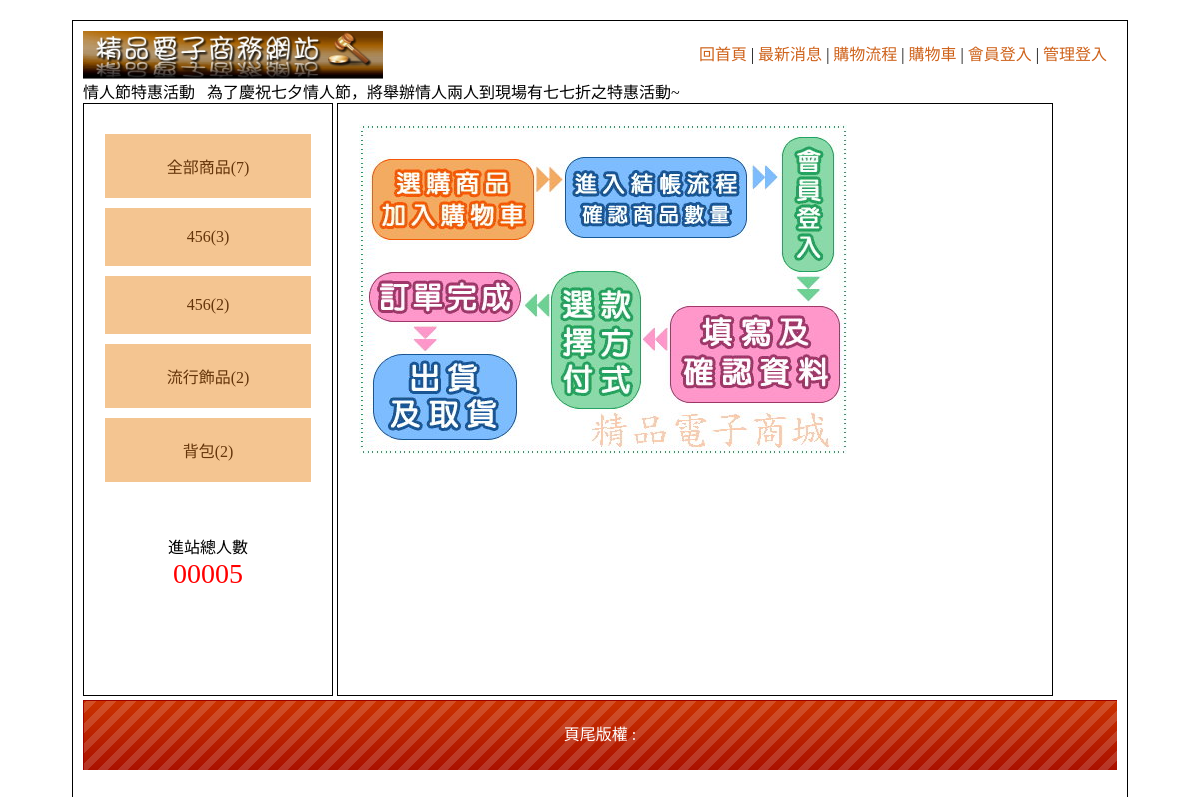
/?do=look, run on an earlier commit of the app's database.
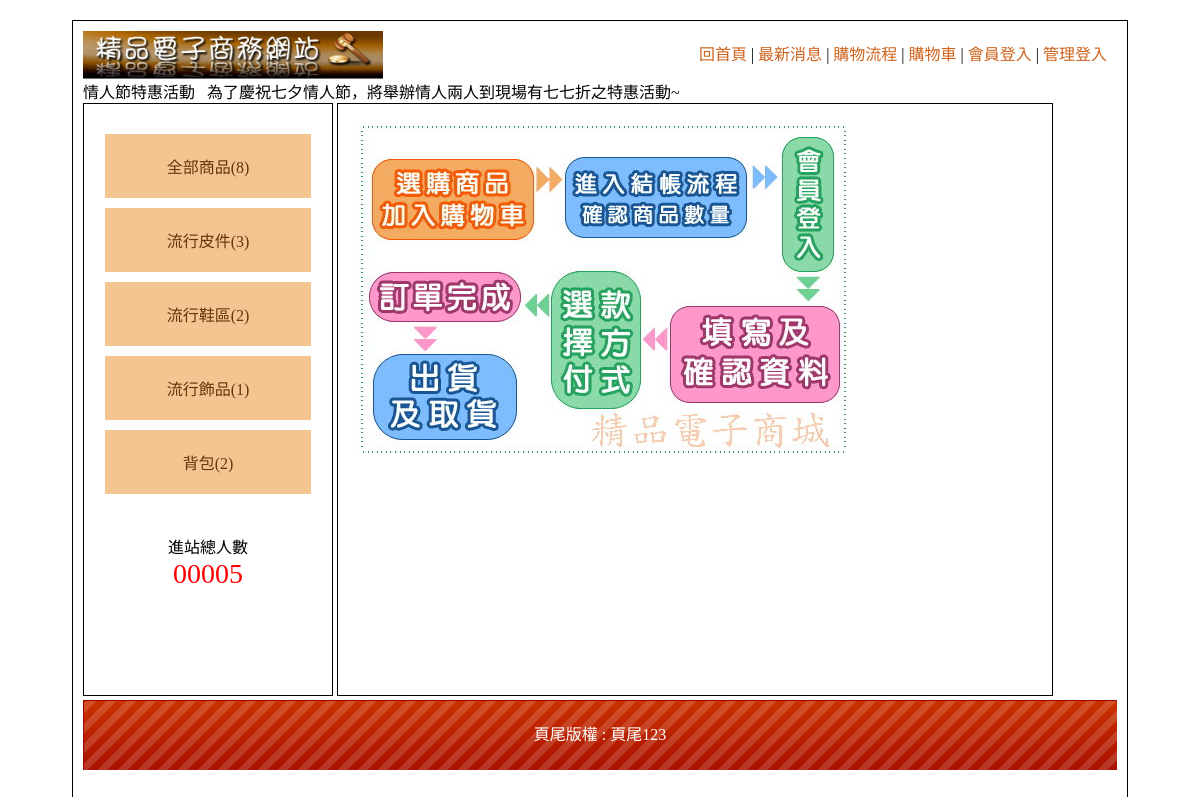
And on a later commit of the database.
### tables this page shows
CREATE TABLE `cat` (
  `id` int(11) NOT NULL,
  `name` text NOT NULL,
  `parent` int(11) NOT NULL
);

CREATE TABLE `foot` (
  `foot` text NOT NULL
);

### sql.php (called while the page is built, shortened)
<?php
    $pdo = new PDO("mysql:host=localhost;dbname=dbxx4;charset=utf8", "root", "");
    function All($sql)
    {
        global $pdo;
        return $pdo->query($sql)->fetchAll();
    }
    $foot = All("select * from foot")[0][0];
?>

### index.php (the view, shortened to what this page needs)
<!DOCTYPE html PUBLIC "-//W3C//DTD XHTML 1.0 Transitional//EN" "http://www.w3.org/TR/xhtml1/DTD/xhtml1-transitional.dtd">
<html xmlns="http://www.w3.org/1999/xhtml"><head><meta http-equiv="Content-Type" content="text/html; charset=UTF-8">
<?php
        include("sql.php");
?>
<link href="./home_files/css.css" rel="stylesheet" type="text/css">
</head>
<body>
	<div id="main">
    	<div id="top">
        	<a href="?">
            	<img src="./home_files/0416.jpg" width="300px">
            </a>
                        <div style="padding:10px; float:right">
                <a href="?">回首頁</a> |
                <a href="?do=news">最新消息</a> |
                <a href="?do=look">購物流程</a> |
                <a href="?do=buycart">購物車</a> |
                <a href="<?=(empty($_SESSION))?"?do=login":"api.php?do=out"?>"><?=(empty($_SESSION))?"會員登入":"登出"?></a> |
                                <a href="?do=ain">管理登入</a>
           </div>
           <marquee>情人節特惠活動 &nbsp; 為了慶祝七夕情人節，將舉辦情人兩人到現場有七七折之特惠活動~ </marquee>        </div>
        <div id="left" class="ct">
        	<div style="min-height:400px;">
                <div class='ww'><a href='?c=0'>全部商品(<?=( count( All("select * from item where sell = 1") ))?>)</a></div>
                <?php
                    $result = All("select * from cat where parent = 0");
                    foreach($result as $row)
                    {
                            $c = count(All("select * from item where c1 = '".$row["id"]."'"));
                            echo "<div class='ww'><a href='?c=".$row["id"]."'>".$row["name"]."(".$c.")</a>";
                            echo "</div>";
                    }
                ?>
        	            </div>
                        <span>
            	<div>進站總人數</div>
                <div style="color:#f00; font-size:28px;">
                	00005                </div>
            </span>
                    </div>
        <div id="right" style="overflow-y:scroll; height:500px">
                <?php
                    $p = "main";
                    if(!empty($_GET["do"]))	$p = $_GET["do"];
                    if($p == "look")	echo "<img src='img/0401.jpg'>";
                    elseif($p == "news") echo "最新消息<br>年終特賣會開跑了<br>情人節特惠活動";
                    else include($p.".php");
                ?>
        	        </div>
        <div id="bottom" style="line-height:70px;background:url(icon/bot.png); color:#FFF;" class="ct">
        	頁尾版權 : <?=$foot?></div>
    </div>
</body></html>

What changed in the data, as far as the page shows it:
changed cat: name "456" → "流行皮件"
changed cat: name "456" → "流行鞋區"
computed for cat "流行飾品": c "2" → "1"
added foot: foot "頁尾123"
Also different on the page:
count( All("select * from item where sell = 1") ): "7" → "8"
